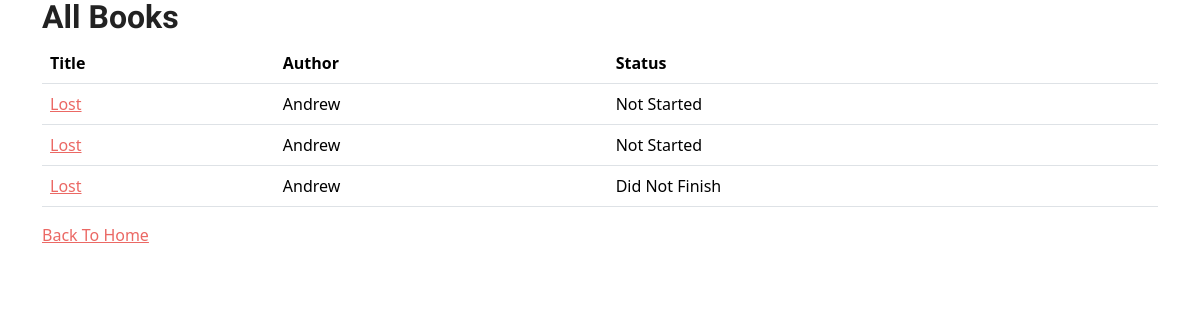
Page /allbooks/ on the earlier database version.
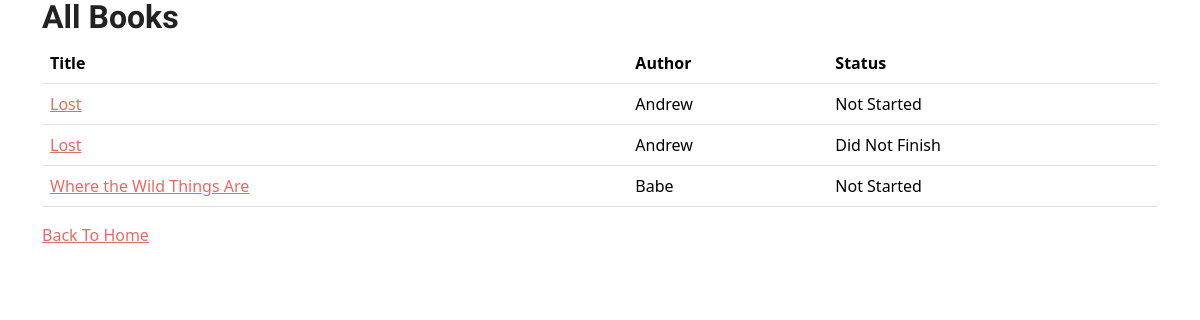
Same page on the later database version.
### book_app/models.py (models this page shows, shortened)
class Book(models.Model):
    title = models.CharField(max_length=200)
    author = models.CharField(max_length=200)
    class Genres(models.TextChoices):
        FANTASY = 'Fantasy'
        SCIENCE_FICTION = 'Science Fiction'
        DYSTOPIAN = 'Dystopian'
        ADVENTURE = 'Adventure'
        ROMANCE = 'Romance'
        MYSTERY = 'Mystery'
        HORROR = 'Horror'
        THRILLER = 'Thriller'
        LGBTQ = 'LGBTQ'
        HISTORICAL_FICTION = 'Historical Fiction'
        YOUNG_ADULT = 'Young Adult'
        CHILD_FICTION = "Children's Fiction"
        AUTOBIOGRAPHY = 'Autobiography'
        BIOGRAPHY = 'Biography'
        SELF_HELP = 'Self-Help'
        HISTORY = 'History'
        HOBBIES = 'Hobbies and Crafts'
        TRUE_CRIME = 'True Crime'
    genre = models.CharField(
        choices=Genres.choices,
        max_length=100
    )
    date_started = models.DateField(
        default=datetime.date.today # set default start date to when entry is created
    )
    date_ended = models.DateField(blank=True, null=True)
    notes = models.TextField(blank=True)
    ratings_choices = [(1,'1'), (2,'2'), (3,'3'), (4,'4'), (5,'5')]
    rating = models.IntegerField(choices=ratings_choices, default=1)
    class Status(models.TextChoices):
        NOT_STARTED = "Not Started"
        READING = "Reading"
        DID_NOT_FINISH = "Did Not Finish"
        FINISHED = 'Done'
    status = models.CharField(
        choices=Status.choices,
        max_length=50
    )
    class MediaType(models.TextChoices):
        EBOOK = "E"
        AUDIOBOOK = 'A'
        PHYSICAL_COPY = 'P'
    media_type = models.CharField(
        choices=MediaType.choices,
        max_length=50
    )
    cover_photo = models.ImageField(upload_to=cover_upload_path, blank=True)

### book_app/views.py (the view)
# urls.py: path('allbooks/', allbooks, name='allbooks'),
def allbooks(request):
    if request.method == 'GET':
        all = Book.objects.all()
        context = {
            "all" : all
        }
        return render(request, 'allbooks.html', context)

### book_app/templates/allbooks.html (shortened to what this page needs)
<!DOCTYPE html>
<html lang="en">
<head>
    <link rel="stylesheet" href="https://cdn.jsdelivr.net/npm/bootswatch@5.3.3/dist/journal/bootstrap.min.css">
<link rel="stylesheet" href="https://cdn.jsdelivr.net/npm/bootstrap-icons@1.11.1/font/bootstrap-icons.css">
    <link rel="stylesheet" href="https://cdn.jsdelivr.net/npm/bootstrap-icons@1.11.1/font/bootstrap-icons.css">
</head>
<body>
   <div class="container">
        <h2>All Books</h2>
        <table class="table">
                <thead>
                    <tr>
                        <th>Title</th>
                        <th>Author</th>
                        <th>Status</th>
                    </tr>
                </thead>
                    <tbody>
                        {% if all %}
                            {% for book in all %}
                                <tr>
                                    <td><a href="{% url 'viewBook' book.id %}">{{book.title}}</a></td>
                                    <td>{{book.author}}</td>
                                    <td>{{book.status}}</td>
                                </tr>
                            {% endfor %}
                        {% else %}
                        <tr>
                            <td colspan="3" class="text-muted">No books added yet.</td>
                        </tr>
                        {% endif %}
                    </tbody>
            </table>
   </div>
   <div class=container>
    <a href="{% url 'home' %}">Back To Home</a>
   </div>
</body>

Differences in the rows shown:
removed Book: title "Lost", author "Andrew", status "Not Started"
added Book: title "Where the Wild Things Are", author "Babe", status "Not Started"
